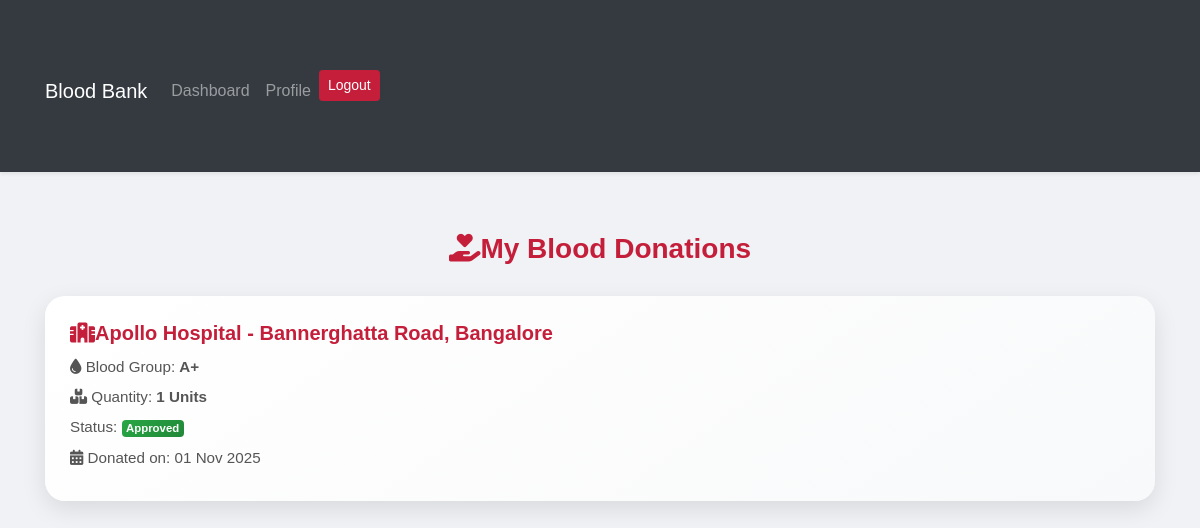
Screenshot of /user/my_donations.php (signed in) with the database file from the repository.
### tables this page shows
CREATE TABLE `donations` (
  `donation_id` int(11) NOT NULL AUTO_INCREMENT,
  `user_id` int(11) NOT NULL,
  `hospital_id` int(11) NOT NULL,
  `blood_group` enum('A+','A-','B+','B-','AB+','AB-','O+','O-') NOT NULL,
  `quantity` int(11) NOT NULL,
  `status` enum('pending','approved','rejected') DEFAULT 'pending',
  `created_at` timestamp NOT NULL DEFAULT current_timestamp(),
  PRIMARY KEY (`donation_id`),
  KEY `user_id` (`user_id`),
  KEY `hospital_id` (`hospital_id`),
  KEY `idx_status` (`status`),
  CONSTRAINT `donations_ibfk_1` FOREIGN KEY (`user_id`) REFERENCES `users` (`user_id`) ON DELETE CASCADE,
  CONSTRAINT `donations_ibfk_2` FOREIGN KEY (`hospital_id`) REFERENCES `users` (`user_id`) ON DELETE CASCADE
);

CREATE TABLE `users` (
  `user_id` int(11) NOT NULL AUTO_INCREMENT,
  `name` varchar(100) NOT NULL,
  `email` varchar(100) NOT NULL,
  `location` varchar(255) DEFAULT NULL,
  `password` varchar(255) NOT NULL,
  `role` enum('admin','hospital','user') NOT NULL,
  `hospital_id` int(11) DEFAULT NULL,
  `phone` varchar(15) DEFAULT NULL,
  `blood_group` varchar(3) DEFAULT NULL,
  `created_at` timestamp NOT NULL DEFAULT current_timestamp(),
  `status` enum('pending','approved','rejected') NOT NULL DEFAULT 'pending',
  `district` varchar(100) DEFAULT NULL,
  `blood_type` varchar(10) DEFAULT NULL,
  `latitude` decimal(10,8) DEFAULT NULL,
  `longitude` decimal(11,8) DEFAULT NULL,
  `dob` date DEFAULT NULL,
  `gender` varchar(10) DEFAULT NULL,
  `emergency_contact` varchar(15) DEFAULT NULL,
  `notes` text DEFAULT NULL,
  PRIMARY KEY (`user_id`),
  UNIQUE KEY `email` (`email`)
);

### user/my_donations.php (the view, shortened to what this page needs)
<?php
include_once "../includes/db.php";
$user_id = $_SESSION['user_id'];
$query = "SELECT d.donation_id, u.name AS hospital_name, u.location AS hospital_location, d.blood_group, d.quantity, d.status, d.created_at
          FROM donations d
          JOIN users u ON d.hospital_id = u.user_id
          WHERE d.user_id = $user_id
          ORDER BY d.created_at DESC";
$result = $conn->query($query);
?>
<!DOCTYPE html>
<html lang="en">
<head>
<?php include "head.php"; ?>
<link rel="stylesheet" href="../assets/css/bootstrap.min.css">
<link rel="stylesheet" href="../assets/css/user.css">
<link rel="stylesheet" href="https://cdnjs.cloudflare.com/ajax/libs/font-awesome/6.5.0/css/all.min.css">
</head>
<body>
<?php include "header.php"; ?>
<div class="container">
    <h3><i class="fas fa-hand-holding-heart me-2"></i>My Blood Donations</h3>
    <?php if($result->num_rows > 0){
        while($row = $result->fetch_assoc()){
            $status_class = $row['status']=='pending' ? 'badge-pending' : ($row['status']=='approved' ? 'badge-approved' : 'badge-rejected');
    ?>
    <div class="card-donation">
        <h5><i class="fas fa-hospital me-2"></i><?php echo htmlspecialchars($row['hospital_name']); ?> - <?php echo htmlspecialchars($row['hospital_location']); ?></h5>
        <p><i class="fas fa-tint me-1"></i> Blood Group: <strong><?php echo $row['blood_group']; ?></strong></p>
        <p><i class="fas fa-boxes me-1"></i> Quantity: <strong><?php echo $row['quantity']; ?> Units</strong></p>
        <p>Status: <span class="badge <?php echo $status_class; ?>"><?php echo ucfirst($row['status']); ?></span></p>
        <p><i class="fas fa-calendar-alt me-1"></i> Donated on: <?php echo date('d M Y', strtotime($row['created_at'])); ?></p>
    </div>
    <?php } } else { ?>
        <p class="text-center text-muted">You have not donated blood yet.</p>
    <?php } ?>
</div>
</body>
</html>

### assets/css/style.css (style rules this page uses)
body, html { height: 100%; margin: 0; font-family: 'Segoe UI', Tahoma, Geneva, Verdana, sans-serif; }
:root { --brand-red: #C41E3A; --brand-blue: #2C5F8B; --light-bg: #f9f9f9; --dark-text: #333; --radius-lg: 12px; --shadow-soft: 0 4px 10px rgba(0,0,0,0.08); }
body { font-family: "Segoe UI", Roboto, sans-serif; color: var(--dark-text); background: var(--light-bg); line-height: 1.6; }

### user/css/user.css (style rules this page uses)
body { font-family: 'Poppins', sans-serif; background-color: #f0f2f5; margin: 0; padding: 0; color: #333; }
.container { margin-top: 60px; margin-bottom: 50px; }
h1, h2, h3, h4, h5 { font-weight: 700; color: #C41E3A; }

### user/my_donations.php (style rules this page uses)
body { background-color: #f0f2f5; font-family: 'Poppins', sans-serif; }
.container { margin-top: 60px; margin-bottom: 50px; }
h3 { color: #C41E3A; font-weight: 700; text-align: center; margin-bottom: 30px; }
.card-donation { background: linear-gradient(145deg,#ffffff,#f8f9fa); border-radius: 20px; padding: 25px; margin-bottom: 20px; box-shadow: 0 8px 25px rgba(0,0,0,0.1); transition: transform 0.3s, box-shadow 0.3s; }
.card-donation h5 { color: #C41E3A; font-weight: 700; margin-bottom: 10px; }
.card-donation p { margin-bottom: 6px; color: #555; font-size: 0.95rem; }
.badge-approved { background: linear-gradient(135deg,#28a745,#218838); color:#fff; }

### rows the page displays
donations: hospital.name "Apollo Hospital", hospital.location "Bannerghatta Road, Bangalore", blood_group "A+", quantity "1", status "Approved", created_at "01 Nov 2025"
